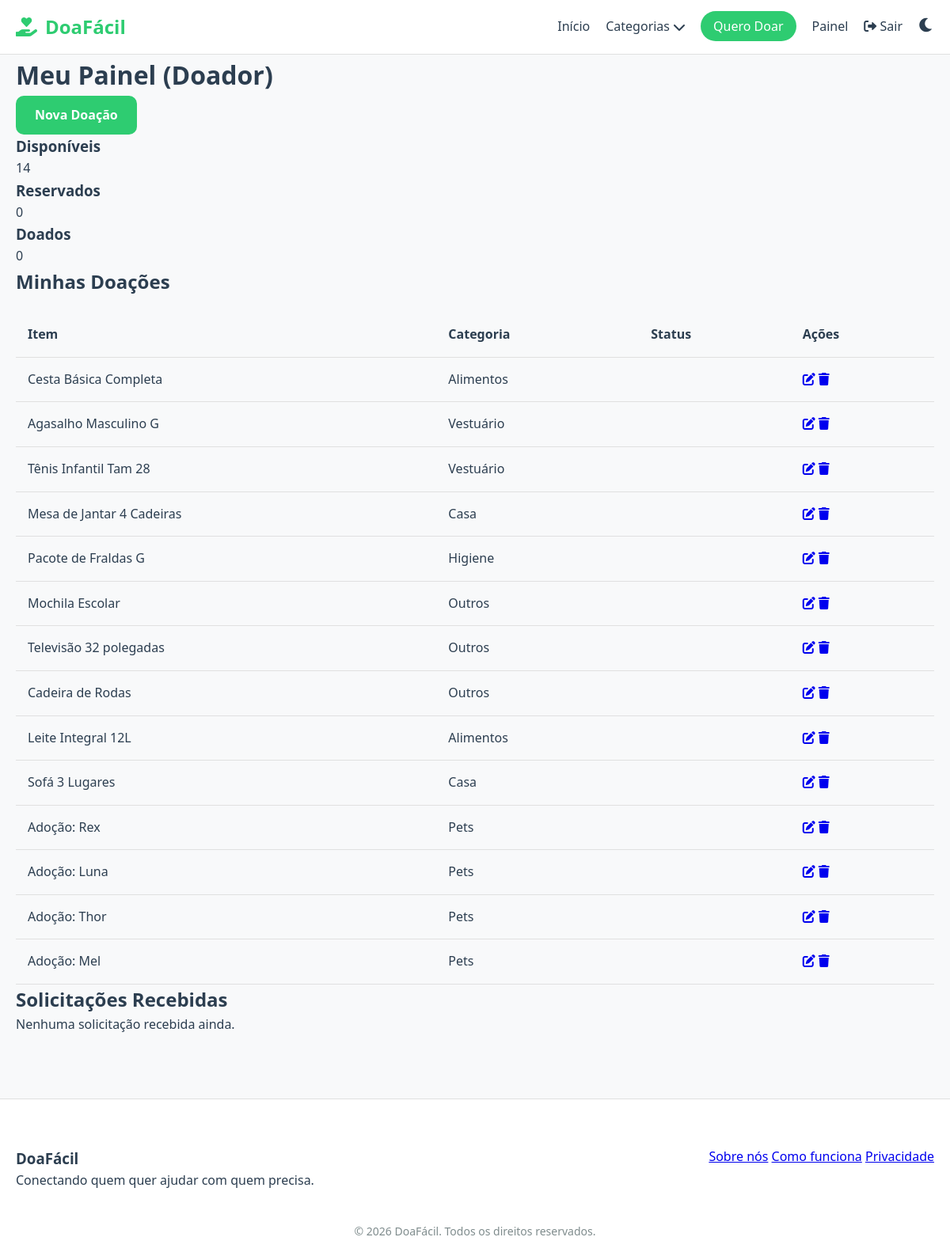
Screenshot of /painel_doador (signed in) with the database file from the repository.
### modelos.py (models this page shows)
class Doacao(db.Model):
    id = db.Column(db.Integer, primary_key=True)
    titulo = db.Column(db.String(100), nullable=False)
    descricao = db.Column(db.Text, nullable=False)
    categoria_id = db.Column(db.Integer, db.ForeignKey('categoria.id'), nullable=False)
    subcategoria_id = db.Column(db.Integer, db.ForeignKey('subcategoria.id'), nullable=False)
    cidade = db.Column(db.String(100), nullable=False)
    bairro = db.Column(db.String(100), nullable=False)
    whatsapp = db.Column(db.String(20), nullable=False)
    imagem = db.Column(db.String(200), nullable=True)
    condicao = db.Column(db.String(50), nullable=True)
    status = db.Column(db.String(20), default='Disponível') # 'Disponível', 'Reservado', 'Doado'
    data_criacao = db.Column(db.DateTime, default=datetime.utcnow)
    doador_id = db.Column(db.Integer, db.ForeignKey('usuario.id'), nullable=False)
    categoria = db.relationship('Categoria', backref=db.backref('doacoes_list', lazy=True))
    subcategoria = db.relationship('Subcategoria', backref=db.backref('doacoes_list', lazy=True))
    pet_detalhes = db.relationship('PetDetalhes', backref='doacao', uselist=False, cascade="all, delete-orphan")
    solicitacoes = db.relationship('Solicitacao', backref='doacao', lazy=True, cascade="all, delete-orphan")
    favoritados = db.relationship('Favorito', backref='doacao', lazy=True, cascade="all, delete-orphan")

class Categoria(db.Model):
    id = db.Column(db.Integer, primary_key=True)
    nome = db.Column(db.String(50), nullable=False, unique=True)
    subcategorias = db.relationship('Subcategoria', backref='categoria', lazy=True)

### app.py (the view)
@app.route('/painel_doador')
@login_required
def painel_doador():
    doacoes = Doacao.query.filter_by(doador_id=current_user.id).all()
    solicitacoes = Solicitacao.query.join(Doacao).filter(Doacao.doador_id == current_user.id).all()
    return render_template('painel_doador.html', doacoes=doacoes, solicitacoes=solicitacoes)

### app.py (called while the page is built)
@login_manager.user_loader
def load_user(user_id):
    return Usuario.query.get(int(user_id))

@app.context_processor
def inject_categories():
    return dict(todas_categorias_global=Categoria.query.all())

### templates/painel_doador.html (shortened to what this page needs)
{% extends 'base.html' %}
{% block content %}
<div class="container dashboard">
    <div class="dashboard-header">
        <h1>Meu Painel (Doador)</h1>
        <a href="{{ url_for('nova_doacao') }}" class="btn btn-primary">Nova Doação</a>
    </div>
    <div class="stats-grid">
        <div class="stat-card">
            <h3>Disponíveis</h3>
            <p>{{ doacoes|selectattr('status', 'equalto', 'Disponível')|list|length }}</p>
        </div>
        <div class="stat-card">
            <h3>Reservados</h3>
            <p>{{ doacoes|selectattr('status', 'equalto', 'Reservado')|list|length }}</p>
        </div>
        <div class="stat-card">
            <h3>Doados</h3>
            <p>{{ doacoes|selectattr('status', 'equalto', 'Doado')|list|length }}</p>
        </div>
    </div>
    <section class="dashboard-section">
        <h2>Minhas Doações</h2>
        <div class="table-responsive">
            <table>
                <thead>
                    <tr>
                        <th>Item</th>
                        <th>Categoria</th>
                        <th>Status</th>
                        <th>Ações</th>
                    </tr>
                </thead>
                <tbody>
                    {% for d in doacoes %}
                    <tr>
                        <td>{{ d.titulo }}</td>
                        <td>{{ d.categoria.nome }}</td>
                        <td><span class="status-badge {{ d.status.lower() }}">{{ d.status }}</span></td>
                        <td>
                            <a href="{{ url_for('editar_doacao', id=d.id) }}" class="btn-icon"><i class="fas fa-edit"></i></a>
                            <a href="{{ url_for('deletar_doacao', id=d.id) }}" class="btn-icon delete" onclick="return confirm('Excluir?')"><i class="fas fa-trash"></i></a>
                        </td>
                    </tr>
                    {% endfor %}
                </tbody>
            </table>
        </div>
    </section>
    <section class="dashboard-section">
        <h2>Solicitações Recebidas</h2>
        {% if solicitacoes %}
        <div class="requests-list">
            {% for s in solicitacoes %}
            <div class="request-card">
                <div class="request-info">
                    <h4>{{ s.solicitante.nome }} tem interesse em "{{ s.doacao.titulo }}"</h4>
                    <p><strong>Mensagem:</strong> {{ s.mensagem }}</p>
                    <p><strong>Motivo:</strong> {{ s.motivo }}</p>
                    <p><strong>WhatsApp:</strong> {{ s.telefone_contato }}</p>
                    <span class="status-badge {{ s.status.lower() }}">{{ s.status }}</span>
                </div>
                {% if s.status == 'Pendente' %}
                <div class="request-actions">
                    <a href="{{ url_for('responder_solicitacao', id=s.id, acao='aceitar') }}" class="btn btn-small btn-primary">Aceitar</a>
                    <a href="{{ url_for('responder_solicitacao', id=s.id, acao='recusar') }}" class="btn btn-small btn-danger">Recusar</a>
                </div>
                {% endif %}
            </div>
            {% endfor %}
        </div>
        {% else %}
        <p>Nenhuma solicitação recebida ainda.</p>
        {% endif %}
    </section>
</div>
{% endblock %}

### static/css/style.css (style rules this page uses)
:root { --primary-color: #2ecc71; --secondary-color: #3498db; --bg-color: #f8f9fa; --card-bg: #ffffff; --text-color: #2c3e50; --text-muted: #7f8c8d; --border-color: #e0e0e0; --white: #ffffff; --danger: #e74c3c; --warning: #f1c40f; --success: #27ae60; }
* { margin: 0; padding: 0; box-sizing: border-box; }
body { font-family: 'Segoe UI', Tahoma, Geneva, Verdana, sans-serif; background-color: var(--bg-color); color: var(--text-color); line-height: 1.6; transition: background-color 0.3s, color 0.3s; }
.container { max-width: 1200px; margin: 0 auto; padding: 0 20px; }
.btn { padding: 12px 24px; border-radius: 10px; text-decoration: none; font-weight: 600; cursor: pointer; border: none; display: inline-block; transition: opacity 0.2s; }
.btn-primary { background: var(--primary-color); color: white; }
.table-responsive { overflow-x: auto; }
table { width: 100%; border-collapse: collapse; margin-top: 20px; }
th, td { padding: 15px; text-align: left; border-bottom: 1px solid var(--border-color); }

### rows the page displays
Doacao: titulo "Cesta Básica Completa", categoria.nome "Alimentos"
Doacao: titulo "Agasalho Masculino G", categoria.nome "Vestuário"
Doacao: titulo "Tênis Infantil Tam 28", categoria.nome "Vestuário"
Doacao: titulo "Mesa de Jantar 4 Cadeiras", categoria.nome "Casa"
Doacao: titulo "Pacote de Fraldas G", categoria.nome "Higiene"
Doacao: titulo "Mochila Escolar", categoria.nome "Outros"
Doacao: titulo "Televisão 32 polegadas", categoria.nome "Outros"
Doacao: titulo "Cadeira de Rodas", categoria.nome "Outros"
Doacao: titulo "Leite Integral 12L", categoria.nome "Alimentos"
Doacao: titulo "Sofá 3 Lugares", categoria.nome "Casa"
Doacao: titulo "Adoção: Rex", categoria.nome "Pets"
Doacao: titulo "Adoção: Luna", categoria.nome "Pets"
Doacao: titulo "Adoção: Thor", categoria.nome "Pets"
Doacao: titulo "Adoção: Mel", categoria.nome "Pets"

### other values shown
{{ doacoes|selectattr('status', 'equalto', 'Disponível')|list|length }} "14"
{{ doacoes|selectattr('status', 'equalto', 'Reservado')|list|length }} "0"
{{ doacoes|selectattr('status', 'equalto', 'Doado')|list|length }} "0"
